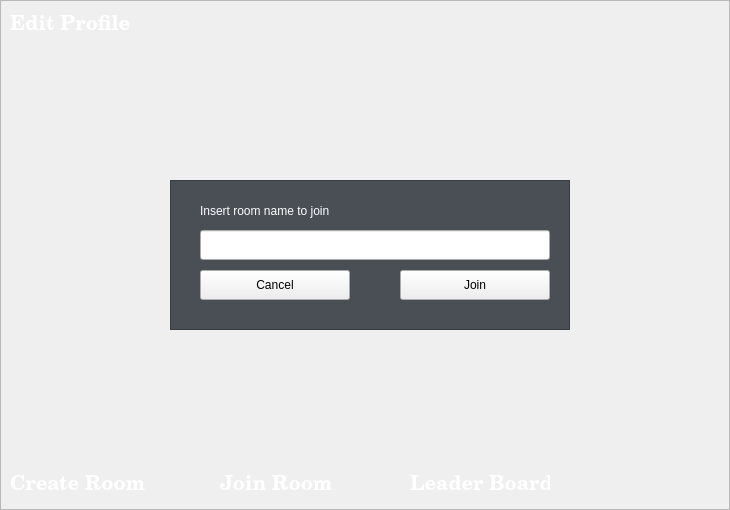
<?xml version="1.0" encoding="UTF-8"?>
<ui version="4.0">
 <class>mainmenulogin</class>
 <widget class="QWidget" name="mainmenulogin">
  <property name="geometry">
   <rect>
    <x>0</x>
    <y>0</y>
    <width>730</width>
    <height>510</height>
   </rect>
  </property>
  <property name="windowTitle">
   <string>Form</string>
  </property>
  <property name="styleSheet">
   <string notr="true">#createRoom{
	background: #494F55;
}

#joinRoom{
	background: #494F55;
}


#label{
	color: white;
}

#label_3{
	color: white;
}

#create{
	
}

#roomNameInput{
	background: none;
	border: none;
}</string>
  </property>
  <widget class="QFrame" name="background">
   <property name="geometry">
    <rect>
     <x>0</x>
     <y>0</y>
     <width>730</width>
     <height>510</height>
    </rect>
   </property>
   <property name="font">
    <font>
     <family>century</family>
     <pointsize>-1</pointsize>
     <italic>false</italic>
     <bold>true</bold>
     <underline>false</underline>
     <strikeout>false</strikeout>
    </font>
   </property>
   <property name="styleSheet">
    <string notr="true">*{
	font-size: 12px;
	font-family: century;
}

#background{
	background-image: url(:/background.jpg);
}

#header{
	font-size: 40px;
}

QPushButton{
	background: transparent;
	border:none;
	color: white;
	font-size: 20px;
	text-align: left;
}

#OnlineList{
	
}

#logout{
	text-align: right;
}

#OnlineList{
	background: white;
}</string>
   </property>
   <property name="frameShape">
    <enum>QFrame::StyledPanel</enum>
   </property>
   <property name="frameShadow">
    <enum>QFrame::Raised</enum>
   </property>
   <widget class="QPushButton" name="logout">
    <property name="geometry">
     <rect>
      <x>670</x>
      <y>10</y>
      <width>50</width>
      <height>30</height>
     </rect>
    </property>
    <property name="font">
     <font>
      <family>century</family>
      <pointsize>-1</pointsize>
      <italic>false</italic>
      <bold>true</bold>
      <underline>false</underline>
      <strikeout>false</strikeout>
     </font>
    </property>
    <property name="styleSheet">
     <string notr="true">transform: rotate(90);</string>
    </property>
    <property name="text">
     <string/>
    </property>
    <property name="icon">
     <iconset resource="Resource/user_icon.qrc">
      <normaloff>:/right-from-bracket-solid.svg</normaloff>:/right-from-bracket-solid.svg</iconset>
    </property>
    <property name="iconSize">
     <size>
      <width>50</width>
      <height>50</height>
     </size>
    </property>
   </widget>
   <widget class="QPushButton" name="CreateRoom">
    <property name="geometry">
     <rect>
      <x>10</x>
      <y>470</y>
      <width>140</width>
      <height>30</height>
     </rect>
    </property>
    <property name="font">
     <font>
      <family>century</family>
      <pointsize>-1</pointsize>
      <italic>false</italic>
      <bold>true</bold>
      <underline>false</underline>
      <strikeout>false</strikeout>
     </font>
    </property>
    <property name="text">
     <string>Create Room</string>
    </property>
   </widget>
   <widget class="QPushButton" name="JoinRoom">
    <property name="geometry">
     <rect>
      <x>220</x>
      <y>470</y>
      <width>140</width>
      <height>30</height>
     </rect>
    </property>
    <property name="font">
     <font>
      <family>century</family>
      <pointsize>-1</pointsize>
      <italic>false</italic>
      <bold>true</bold>
      <underline>false</underline>
      <strikeout>false</strikeout>
     </font>
    </property>
    <property name="styleSheet">
     <string notr="true"/>
    </property>
    <property name="text">
     <string>Join Room</string>
    </property>
   </widget>
   <widget class="QPushButton" name="LeaderBoard">
    <property name="geometry">
     <rect>
      <x>410</x>
      <y>470</y>
      <width>140</width>
      <height>30</height>
     </rect>
    </property>
    <property name="font">
     <font>
      <family>century</family>
      <pointsize>-1</pointsize>
      <italic>false</italic>
      <bold>true</bold>
      <underline>false</underline>
      <strikeout>false</strikeout>
     </font>
    </property>
    <property name="text">
     <string>Leader Board</string>
    </property>
   </widget>
   <widget class="QPushButton" name="EditProfile">
    <property name="geometry">
     <rect>
      <x>10</x>
      <y>10</y>
      <width>140</width>
      <height>30</height>
     </rect>
    </property>
    <property name="font">
     <font>
      <family>century</family>
      <pointsize>-1</pointsize>
      <bold>true</bold>
     </font>
    </property>
    <property name="text">
     <string>Edit Profile</string>
    </property>
   </widget>
  </widget>
  <widget class="QFrame" name="createRoom">
   <property name="geometry">
    <rect>
     <x>170</x>
     <y>180</y>
     <width>400</width>
     <height>150</height>
    </rect>
   </property>
   <property name="frameShape">
    <enum>QFrame::StyledPanel</enum>
   </property>
   <property name="frameShadow">
    <enum>QFrame::Raised</enum>
   </property>
   <widget class="QLabel" name="label">
    <property name="geometry">
     <rect>
      <x>30</x>
      <y>20</y>
      <width>301</width>
      <height>21</height>
     </rect>
    </property>
    <property name="text">
     <string>Insert room name to create</string>
    </property>
   </widget>
   <widget class="QLineEdit" name="roomNameInput">
    <property name="geometry">
     <rect>
      <x>30</x>
      <y>50</y>
      <width>350</width>
      <height>30</height>
     </rect>
    </property>
   </widget>
   <widget class="QPushButton" name="cancel">
    <property name="geometry">
     <rect>
      <x>30</x>
      <y>90</y>
      <width>150</width>
      <height>30</height>
     </rect>
    </property>
    <property name="text">
     <string>Cancel</string>
    </property>
   </widget>
   <widget class="QPushButton" name="create">
    <property name="geometry">
     <rect>
      <x>230</x>
      <y>90</y>
      <width>150</width>
      <height>30</height>
     </rect>
    </property>
    <property name="text">
     <string>Create</string>
    </property>
   </widget>
  </widget>
  <widget class="QFrame" name="joinRoom">
   <property name="geometry">
    <rect>
     <x>170</x>
     <y>180</y>
     <width>400</width>
     <height>150</height>
    </rect>
   </property>
   <property name="frameShape">
    <enum>QFrame::StyledPanel</enum>
   </property>
   <property name="frameShadow">
    <enum>QFrame::Raised</enum>
   </property>
   <widget class="QLabel" name="label_3">
    <property name="geometry">
     <rect>
      <x>30</x>
      <y>20</y>
      <width>181</width>
      <height>21</height>
     </rect>
    </property>
    <property name="text">
     <string>Insert room name to join</string>
    </property>
   </widget>
   <widget class="QLineEdit" name="joinInput">
    <property name="geometry">
     <rect>
      <x>30</x>
      <y>50</y>
      <width>350</width>
      <height>30</height>
     </rect>
    </property>
   </widget>
   <widget class="QPushButton" name="cancel_3">
    <property name="geometry">
     <rect>
      <x>30</x>
      <y>90</y>
      <width>150</width>
      <height>30</height>
     </rect>
    </property>
    <property name="text">
     <string>Cancel</string>
    </property>
   </widget>
   <widget class="QPushButton" name="join">
    <property name="geometry">
     <rect>
      <x>230</x>
      <y>90</y>
      <width>150</width>
      <height>30</height>
     </rect>
    </property>
    <property name="text">
     <string>Join</string>
    </property>
   </widget>
  </widget>
 </widget>
 <resources>
  <include location="Resource/user_icon.qrc"/>
 </resources>
 <connections/>
</ui>
